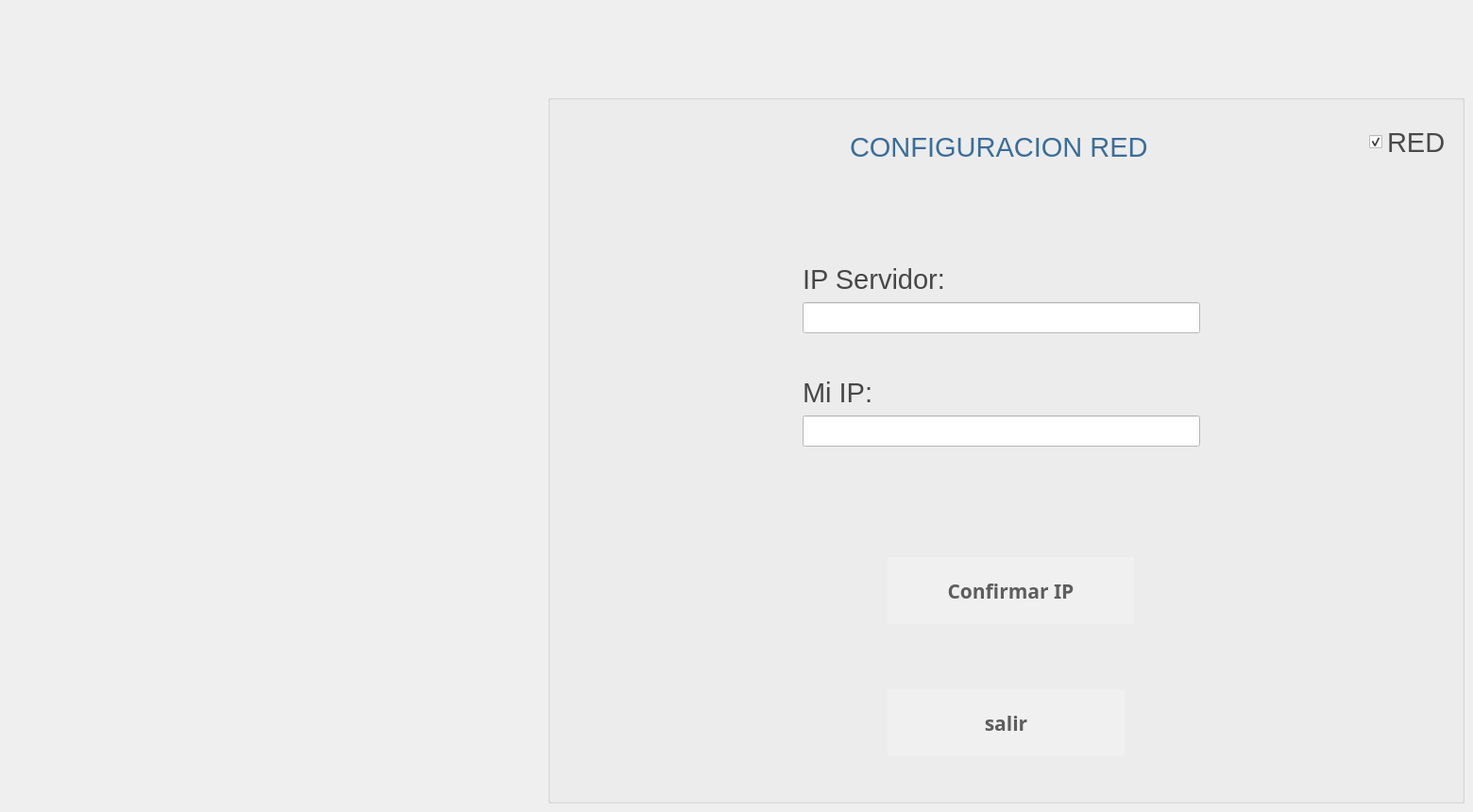
   <widget class="QWidget" name="page_19">
    <widget class="QGroupBox" name="groupBox">
     <property name="geometry">
      <rect>
       <x>580</x>
       <y>100</y>
       <width>971</width>
       <height>751</height>
      </rect>
     </property>
     <property name="title">
      <string/>
     </property>
     <widget class="QLabel" name="ltime_39">
      <property name="geometry">
       <rect>
        <x>270</x>
        <y>300</y>
        <width>281</width>
        <height>31</height>
       </rect>
      </property>
      <property name="font">
       <font>
        <family>Segoe UI</family>
        <pointsize>22</pointsize>
        <weight>50</weight>
        <italic>false</italic>
        <bold>false</bold>
       </font>
      </property>
      <property name="styleSheet">
       <string notr="true">background-color:transparent;
color:rgb(71, 71, 71)
</string>
      </property>
      <property name="text">
       <string>Mi IP:</string>
      </property>
     </widget>
     <widget class="QPushButton" name="bconfirmarIP">
      <property name="geometry">
       <rect>
        <x>360</x>
        <y>490</y>
        <width>261</width>
        <height>71</height>
       </rect>
      </property>
      <property name="font">
       <font>
        <family>Ubuntu Mono</family>
        <pointsize>16</pointsize>
        <weight>75</weight>
        <italic>false</italic>
        <bold>true</bold>
        <underline>false</underline>
       </font>
      </property>
      <property name="toolTip">
       <string>Ayuda</string>
      </property>
      <property name="toolTipDuration">
       <number>3</number>
      </property>
      <property name="whatsThis">
       <string extracomment="help"/>
      </property>
      <property name="styleSheet">
       <string notr="true">background-color:rgb(240, 240, 240);
color:rgb(93, 93, 93);
border-radius:80%</string>
      </property>
      <property name="text">
       <string>Confirmar IP</string>
      </property>
      <property name="icon">
       <iconset>
        <normaloff>../../../../../../cajsSATELITE/eum/app/cajeroF/iconos/fl.png</normaloff>../../../../../../cajsSATELITE/eum/app/cajeroF/iconos/fl.png</iconset>
      </property>
      <property name="iconSize">
       <size>
        <width>40</width>
        <height>40</height>
       </size>
      </property>
     </widget>
     <widget class="QCheckBox" name="ch1_2">
      <property name="geometry">
       <rect>
        <x>870</x>
        <y>20</y>
        <width>151</width>
        <height>61</height>
       </rect>
      </property>
      <property name="font">
       <font>
        <family>Segoe UI</family>
        <pointsize>22</pointsize>
       </font>
      </property>
      <property name="styleSheet">
       <string notr="true">color:rgb(74, 74, 74)</string>
      </property>
      <property name="text">
       <string>RED</string>
      </property>
      <property name="checked">
       <bool>true</bool>
      </property>
     </widget>
     <widget class="QLineEdit" name="lhost_2">
      <property name="geometry">
       <rect>
        <x>270</x>
        <y>220</y>
        <width>421</width>
        <height>33</height>
       </rect>
      </property>
      <property name="styleSheet">
       <string notr="true">background-color:white;
color:black;</string>
      </property>
     </widget>
     <widget class="QLabel" name="ltime_40">
      <property name="geometry">
       <rect>
        <x>270</x>
        <y>180</y>
        <width>271</width>
        <height>31</height>
       </rect>
      </property>
      <property name="font">
       <font>
        <family>Segoe UI</family>
        <pointsize>22</pointsize>
        <weight>50</weight>
        <italic>false</italic>
        <bold>false</bold>
       </font>
      </property>
      <property name="styleSheet">
       <string notr="true">background-color:transparent;
color:rgb(71, 71, 71)
</string>
      </property>
      <property name="text">
       <string>IP Servidor:</string>
      </property>
     </widget>
     <widget class="QLabel" name="ltime_33">
      <property name="geometry">
       <rect>
        <x>320</x>
        <y>40</y>
        <width>491</width>
        <height>31</height>
       </rect>
      </property>
      <property name="font">
       <font>
        <family>Segoe UI</family>
        <pointsize>22</pointsize>
        <weight>50</weight>
        <italic>false</italic>
        <bold>false</bold>
       </font>
      </property>
      <property name="styleSheet">
       <string notr="true">background-color:transparent;
color:rgb(59, 109, 153);

</string>
      </property>
      <property name="text">
       <string>CONFIGURACION RED</string>
      </property>
     </widget>
     <widget class="QLineEdit" name="lip_2">
      <property name="geometry">
       <rect>
        <x>270</x>
        <y>340</y>
        <width>421</width>
        <height>33</height>
       </rect>
      </property>
      <property name="styleSheet">
       <string notr="true">background-color:white;
color:black;</string>
      </property>
     </widget>
     <widget class="QPushButton" name="bsalirred">
      <property name="geometry">
       <rect>
        <x>360</x>
        <y>630</y>
        <width>251</width>
        <height>71</height>
       </rect>
      </property>
      <property name="font">
       <font>
        <family>Ubuntu Mono</family>
        <pointsize>16</pointsize>
        <weight>75</weight>
        <italic>false</italic>
        <bold>true</bold>
        <underline>false</underline>
       </font>
      </property>
      <property name="toolTip">
       <string>Ayuda</string>
      </property>
      <property name="toolTipDuration">
       <number>3</number>
      </property>
      <property name="whatsThis">
       <string extracomment="help"/>
      </property>
      <property name="styleSheet">
       <string notr="true">background-color:rgb(240, 240, 240);
color:rgb(93, 93, 93);
border-radius:80%</string>
      </property>
      <property name="text">
       <string>salir</string>
      </property>
      <property name="icon">
       <iconset>
        <normaloff>../../../../../../cajsSATELITE/eum/app/cajeroF/iconos/fb5.png</normaloff>../../../../../../cajsSATELITE/eum/app/cajeroF/iconos/fb5.png</iconset>
      </property>
      <property name="iconSize">
       <size>
        <width>40</width>
        <height>40</height>
       </size>
      </property>
     </widget>
    </widget>
   </widget>
